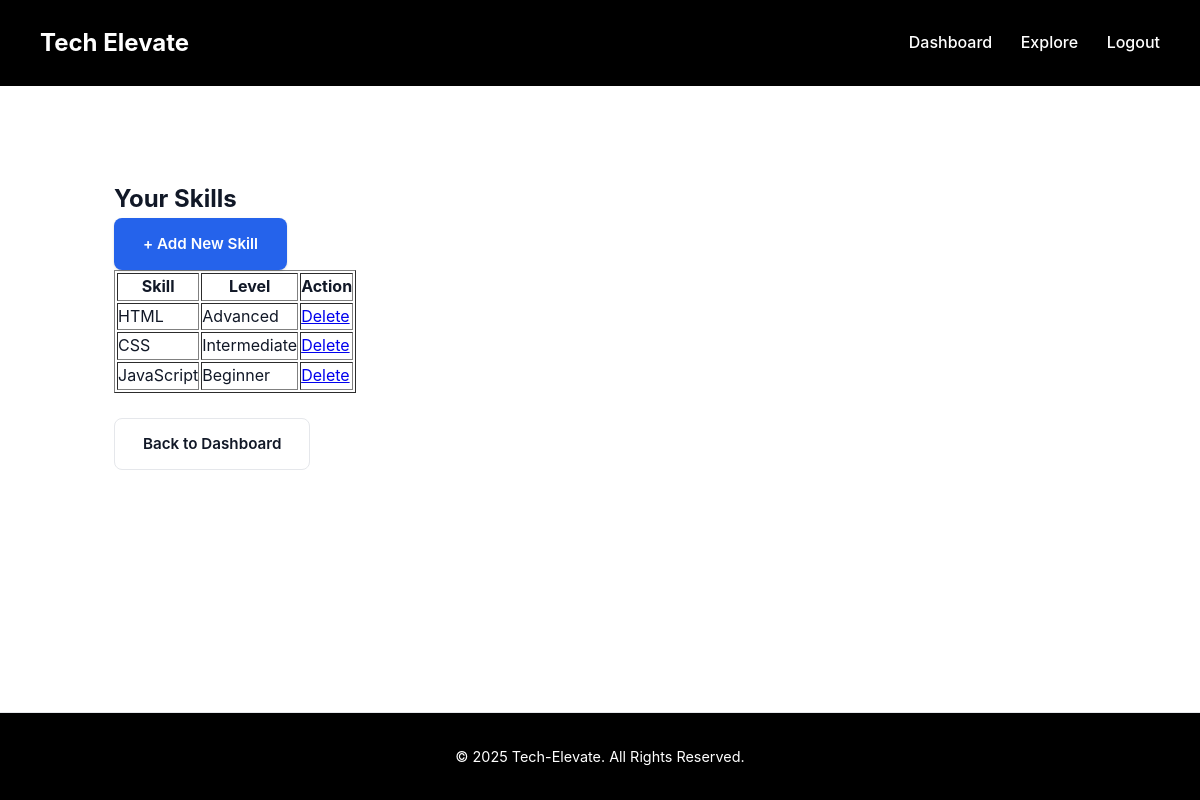
/skills_list.php (signed in), run on the app's committed database.
### tables this page shows
CREATE TABLE skills (
  id INT AUTO_INCREMENT PRIMARY KEY,
  user_id INT NOT NULL,
  skill_name VARCHAR(100) NOT NULL,
  skill_level ENUM('Beginner','Intermediate','Advanced') DEFAULT 'Beginner',
  created_at TIMESTAMP DEFAULT CURRENT_TIMESTAMP,
  FOREIGN KEY (user_id) REFERENCES users(id) ON DELETE CASCADE
);

### skills_list.php (the view, shortened to what this page needs)
<?php
require 'db_connect.php';
$uid = (int)$_SESSION['user_id'];
$result = $conn->query("SELECT * FROM skills WHERE user_id=$uid ORDER BY created_at DESC");
include 'includes/header.php';
?>
<div class="container">
  <h2>Your Skills</h2>
  <a href="skills_add.php" class="btn">+ Add New Skill</a>
  <table border="1" cellpadding="8">
    <tr><th>Skill</th><th>Level</th><th>Action</th></tr>
    <?php while($row = $result->fetch_assoc()): ?>
      <tr>
        <td><?= htmlspecialchars($row['skill_name']) ?></td>
        <td><?= htmlspecialchars($row['skill_level']) ?></td>
        <td><a href="skills_delete.php?id=<?= $row['id'] ?>" onclick="return confirm('Delete this skill?');">Delete</a></td>
      </tr>
    <?php endwhile; ?>
  </table>
  <br>
  <a href="dashboard.php" class="btn-outline">Back to Dashboard</a>
</div>
<?php include 'includes/footer.php'; ?>

### assets/css/style.css (style rules this page uses)
:root { --bg-color: #ffffff; --primary-color: #2563EB; --secondary-color: #4B5563; --text-color: #111827; --card-bg: #ffffff; --border-color: #E5E7EB; --shadow: 0 4px 6px -1px rgba(0, 0, 0, 0.05), 0 2px 4px -1px rgba(0, 0, 0, 0.04); --shadow-lg: 0 10px 15px -3px rgba(0, 0, 0, 0.07), 0 4px 6px -2px rgba(0, 0, 0, 0.05); --font-family: 'Inter', -apple-system, BlinkMacSystemFont, 'Segoe UI', Roboto, sans-serif; }
* { margin: 0; padding: 0; box-sizing: border-box; font-family: var(--font-family); }
body { background-color: var(--bg-color); color: var(--text-color); line-height: 1.6; min-height: 100vh; display: flex; flex-direction: column; }
.container, .page-body { width: 90%; max-width: 1200px; margin: 0 auto; padding-top: 90px; padding-bottom: 2rem; }
.btn, .btn-outline, .btn-small { border: 1px solid transparent; cursor: pointer; border-radius: 0.5rem; text-decoration: none; display: inline-block; font-size: 0.95rem; font-weight: 600; padding: 0.8rem 1.75rem; transition: all 0.2s ease; }
.btn { background-color: var(--primary-color); color: #fff; box-shadow: 0 1px 3px 0 rgba(0,0,0,0.1), 0 1px 2px 0 rgba(0,0,0,0.06); }
.btn-outline { background-color: transparent; border-color: var(--border-color); color: var(--text-color); }

### data on the page
skills: skill_name "HTML", skill_level "Advanced"
skills: skill_name "CSS", skill_level "Intermediate"
skills: skill_name "JavaScript", skill_level "Beginner"
